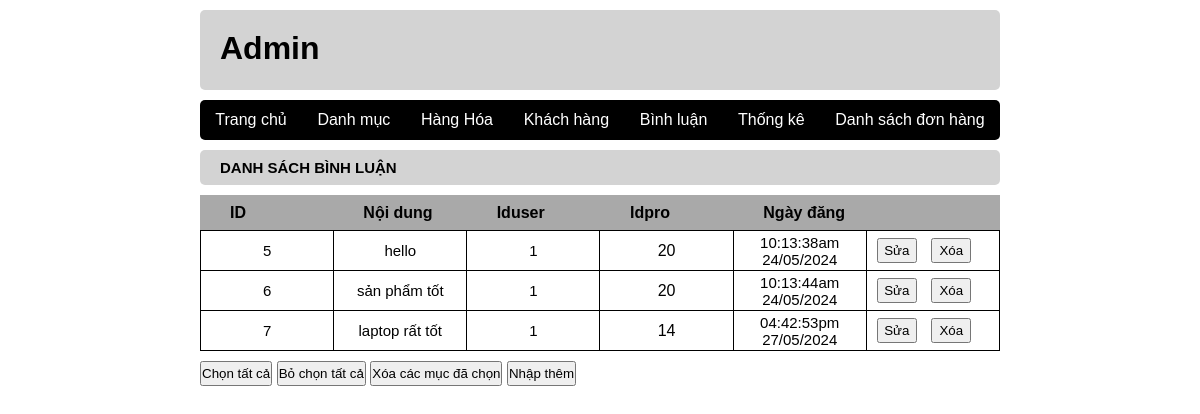
Screenshot of /admin/index.php?act=dsbl with the database file from the repository.
### tables this page shows
CREATE TABLE `comment` (
  `id` int(10) NOT NULL,
  `noidung` varchar(255) NOT NULL,
  `iduser` int(10) NOT NULL,
  `idpro` int(10) NOT NULL,
  `date` varchar(50) NOT NULL
);

### model/pdo.php (called while the page is built, shortened)
<?php
function pdo_get_connection(){
    $dburl = "mysql:host=localhost;dbname=project;charset=utf8";
    $username = 'root';
    $password = '';
    $conn = new PDO($dburl, $username, $password);
    $conn->setAttribute(PDO::ATTR_ERRMODE, PDO::ERRMODE_EXCEPTION);
    return $conn;
}
function pdo_query($sql){
    $sql_args = array_slice(func_get_args(), 1);
    try{
        $conn = pdo_get_connection();
        $stmt = $conn->prepare($sql);
        $stmt->execute($sql_args);
        $rows = $stmt->fetchAll();
        return $rows;
    }
    catch(PDOException $e){
        throw $e;
    }
    finally{
        unset($conn);
    }
}

### model/binhluan.php (called while the page is built, shortened)
<?php
function loadall_binhluan($idpro){
    $sql = "SELECT * FROM comment WHERE 1";
    $sql.=" ORDER BY id";
    $listbinhluan = pdo_query($sql);
    return $listbinhluan;
}
?>

### admin/comment/list.php (the view, shortened to what this page needs)
<div class="listcatalog">
    <h3 class="look">DANH SÁCH BÌNH LUẬN</h3>
    <table>
        <div class="nametable">
            <p>ID</p>
            <p>Nội dung</p>
            <p>Iduser</p>
            <p>Idpro</p>
            <p>Ngày đăng</p>
        </div>
        <?php
            foreach ($listbinhluan as $binhluan) {
               extract($binhluan);
               $suabl = "index.php?act=suabl&id=".$id;
               $xoabl = "index.php?act=xoabl&id=".$id;
               echo '
                    <tr class="infotable">
                        <td class="id">'.$id.'</td>
                         <td class="name">'.$noidung.'</td>
                         <td class="name">'.$iduser.'</td>
                         <td class="hinh">'.$idpro.'</td>
                         <td class="name">'.$date.'</td>
                         <td class="control">
                        <a href="'.$suabl.'"><input type="button" value="Sửa"></a>
                        <a href="'.$xoabl.'"> <input type="button" value="Xóa"></a>
                        </td>
                    </tr>
               ';
            }
        ?>
    </table>
    <button>Chọn tất cả</button>
    <button>Bỏ chọn tất cả</button>
    <button>Xóa các mục đã chọn</button>
    <button>Nhập thêm</button>
</div>

### view/css/style.css (style rules this page uses)
* { padding: 0; margin: 0; box-sizing: border-box; font-family: Arial, sans-serif; }
body { height: 100vh; display: flex; flex-direction: column; align-items: center; }
.look { width: 800px; height: 35px; margin: 10px 0; border-radius: 5px; background-color: #D3D3D3; font-size: 15px; }
h3 { line-height: 35px; padding-left: 20px; }
.nametable { width: 800px; height: 35px; display: flex; align-items: center; justify-content: space-around; background-color: #A9A9A9; font-weight: 600; margin-top:10px; }
.nametable p { width: 15%; margin-left: 30px; }
table { border-collapse: collapse; width: 800px; }
.infotable td { border: solid #000 1px; height: 40px; width: 15%; word-wrap: break-word; }
.id,.name { font-size: 15px; text-align: center; }
.hinh { max-width: 100px; text-align: center; }
button { height: 25px; margin: 10px 0; }
.control input { width: 40px; height: 25px; margin-left: 10px; }

### rows the page displays
comment: id "5", noidung "hello", iduser "1", idpro "20", date "10:13:38am 24/05/2024"
comment: id "6", noidung "sản phẩm tốt", iduser "1", idpro "20", date "10:13:44am 24/05/2024"
comment: id "7", noidung "laptop rất tốt", iduser "1", idpro "14", date "04:42:53pm 27/05/2024"
